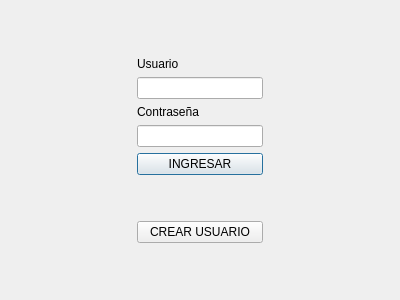
<?xml version="1.0" encoding="UTF-8"?>
<ui version="4.0">
 <class>DialogLogin</class>
 <widget class="QDialog" name="DialogLogin">
  <property name="geometry">
   <rect>
    <x>0</x>
    <y>0</y>
    <width>400</width>
    <height>300</height>
   </rect>
  </property>
  <property name="windowTitle">
   <string>Login</string>
  </property>
  <layout class="QGridLayout" name="gridLayout">
   <item row="2" column="1">
    <spacer name="verticalSpacer_2">
     <property name="orientation">
      <enum>Qt::Vertical</enum>
     </property>
     <property name="sizeHint" stdset="0">
      <size>
       <width>20</width>
       <height>40</height>
      </size>
     </property>
    </spacer>
   </item>
   <item row="1" column="2">
    <spacer name="horizontalSpacer_2">
     <property name="orientation">
      <enum>Qt::Horizontal</enum>
     </property>
     <property name="sizeHint" stdset="0">
      <size>
       <width>40</width>
       <height>20</height>
      </size>
     </property>
    </spacer>
   </item>
   <item row="1" column="1">
    <layout class="QVBoxLayout" name="verticalLayout">
     <item>
      <widget class="QLabel" name="label_user">
       <property name="text">
        <string>Usuario</string>
       </property>
      </widget>
     </item>
     <item>
      <widget class="QLineEdit" name="lineEdit_username"/>
     </item>
     <item>
      <widget class="QLabel" name="label_password">
       <property name="text">
        <string>Contraseña</string>
       </property>
      </widget>
     </item>
     <item>
      <widget class="QLineEdit" name="lineEdit_password"/>
     </item>
     <item>
      <widget class="QPushButton" name="pushButton_loging">
       <property name="text">
        <string>INGRESAR</string>
       </property>
      </widget>
     </item>
     <item>
      <spacer name="verticalSpacer">
       <property name="orientation">
        <enum>Qt::Vertical</enum>
       </property>
       <property name="sizeHint" stdset="0">
        <size>
         <width>20</width>
         <height>40</height>
        </size>
       </property>
      </spacer>
     </item>
     <item>
      <widget class="QPushButton" name="pushButton_register">
       <property name="text">
        <string>CREAR USUARIO</string>
       </property>
      </widget>
     </item>
    </layout>
   </item>
   <item row="1" column="0">
    <spacer name="horizontalSpacer">
     <property name="orientation">
      <enum>Qt::Horizontal</enum>
     </property>
     <property name="sizeHint" stdset="0">
      <size>
       <width>40</width>
       <height>20</height>
      </size>
     </property>
    </spacer>
   </item>
   <item row="0" column="1">
    <spacer name="verticalSpacer_3">
     <property name="orientation">
      <enum>Qt::Vertical</enum>
     </property>
     <property name="sizeHint" stdset="0">
      <size>
       <width>20</width>
       <height>40</height>
      </size>
     </property>
    </spacer>
   </item>
  </layout>
 </widget>
 <resources/>
 <connections/>
</ui>
